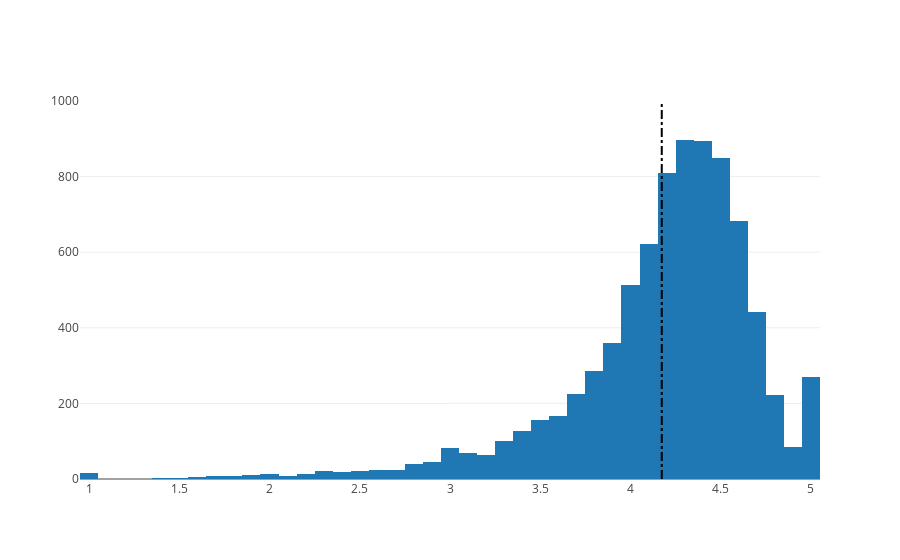

Notebook source saved alongside this figure:
### Markdown cell above
## 4. Distribution of app ratings
<p>After having witnessed the market share for each category of apps, let's see how all these apps perform on an average. App ratings (on a scale of 1 to 5) impact the discoverability, conversion of apps as well as the company's overall brand image. Ratings are a key performance indicator of an app.</p>
<p>From our research, we found that the average volume of ratings across all app categories is <code>4.17</code>. The histogram plot is skewed to the left indicating that the majority of the apps are highly rated with only a few exceptions in the low-rated apps.</p>

### Code cell
# Average rating of apps
avg_app_rating = apps['Rating'].mean()
print('Average app rating = ', avg_app_rating)

# Distribution of apps according to their ratings
data = [go.Histogram(
        x = apps['Rating']
)]

# Vertical dashed line to indicate the average app rating
layout = {'shapes': [{
              'type' :'line',
              'x0': avg_app_rating,
              'y0': 0,
              'x1': avg_app_rating,
              'y1': 1000,
              'line': { 'dash': 'dashdot'}
          }]
          }

plotly.offline.iplot({'data': data, 'layout': layout})

### Figure 1 — Plotly figure (JSON) as saved in the notebook; plotly's stock layout.template omitted (floating-point values rounded to 4 significant figures; data arrays with more than 128 entries replaced by an {"elided": "..."} marker saying what was removed)
{"data": [{"type": "histogram", "x": {"elided": "9659 float values"}}], "layout": {"shapes": [{"line": {"dash": "dashdot"}, "type": "line", "x0": 4.173, "x1": 4.173, "y0": 0, "y1": 1000}]}}
